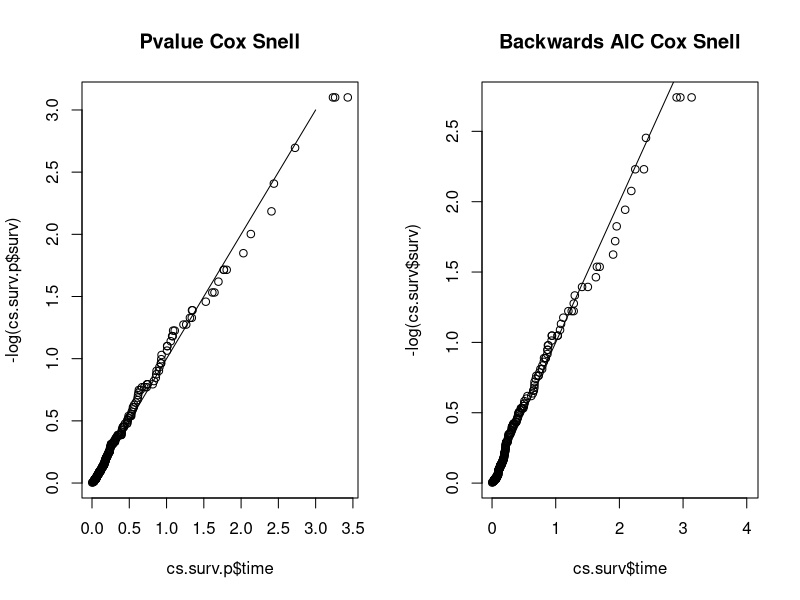
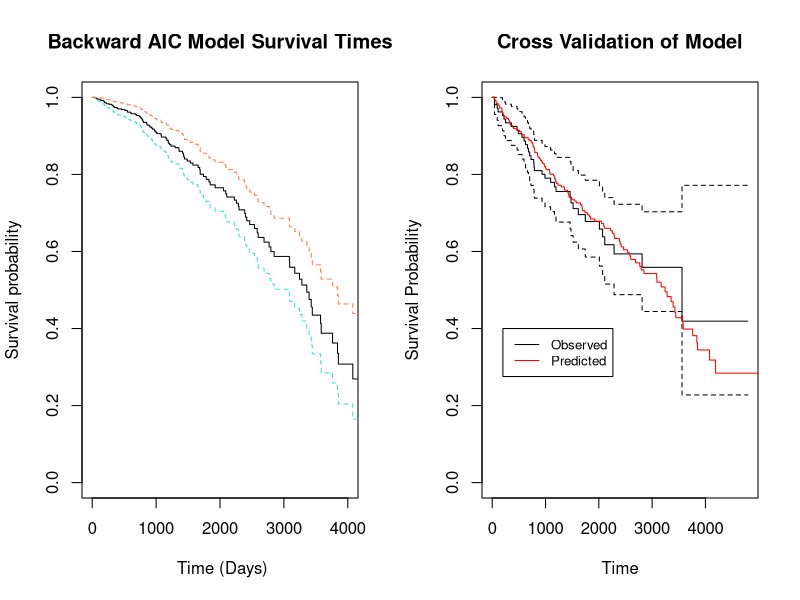

Reproduce these figures in R, in order.
## ---- chunk 1
knitr::opts_chunk$set(echo = TRUE)
library(survival)
library(KMsurv)
library(ggplot2)
library(knitr)
## ---- chunk 2
data(pbc)
workdata<-pbc[complete.cases(pbc),] #Picking complete cases
attach(workdata)
nstatus <- rep(0,nrow(workdata))
nstatus <- ifelse(workdata$status==2,1,nstatus)
## ---- chunk 3
(fit.AIC<-coxph(Surv(workdata$time, nstatus)~age+log(bili)+log(albumin)+factor(edema)+ast+
log(protime)+ascites+hepato+spiders+chol
+alk.phos+platelet+trt))
BAIC<-step(fit.AIC, direction = "backward")
summary(BAIC)
## ---- chunk 4
fit.AIC<-coxph(Surv(workdata$time, nstatus)~age+log(bili)+log(albumin)+factor(edema)+ast+log(protime)+ascites+hepato+spiders+chol+alk.phos+platelet+trt)
# BAIC<-step(fit.AIC, direction = "backward")
summary(BAIC)
## ---- chunk 5
#Function for the local test for possible confounders, adjusted for  risk groups;
#coxph.fit is the object from coxph() and df is the df of the confounders;

coxph.localtest<-function(coxph.fit, df){
  coef<-coxph.fit$coef
  var<-coxph.fit$var
  loglik<-coxph.fit$loglik[2]
  p<-length(coef)
  AIC<- -2*loglik+2*p    #Using the formula on p.277;
  var.mat<-solve(as.matrix(var[(p-df+1):p, (p-df+1):p]))
  coe.mat<-matrix(c(coef[(p-df+1):p]), df, 1)
  WaldChiSq<-t(coe.mat)%*%var.mat%*%coe.mat
  pvalue<-1-pchisq(WaldChiSq,df)
  results<-c(df, WaldChiSq, pvalue, AIC)
  list(results)
}


#P-value forward selection approach:
Table1<-matrix(0,13,4)
colnames(Table1)<-c("df","Wald's Test Stat", "p-Value", "AIC")
rownames(Table1)<-c("Age", "Log(Bili)","Log(Albm)","Edema","Ast","Log(Protime)","Asc","Hepto","Spiders","Chol","Alk","Plate","Treatment")

#Orignal Models:
Table1.Age <-coxph(Surv(workdata$time, nstatus)~age, workdata)
Table1.Bili <-coxph(Surv(workdata$time, nstatus)~log(bili), workdata)
Table1.Albm <-coxph(Surv(workdata$time, nstatus)~log(albumin), workdata)
Table1.Edema<-coxph(Surv(workdata$time, nstatus)~factor(edema), workdata)

#Our Covariates:
Table1.Ast<-coxph(Surv(workdata$time, nstatus)~ast, workdata)
Table1.Pro <-coxph(Surv(workdata$time, nstatus)~log(protime), workdata)
Table1.Asc<-coxph(Surv(workdata$time, nstatus)~ascites, workdata)
Table1.Hepto<-coxph(Surv(workdata$time, nstatus)~hepato, workdata)
Table1.Spiders<-coxph(Surv(workdata$time, nstatus)~spiders, workdata)
Table1.Chol<-coxph(Surv(workdata$time, nstatus)~chol, workdata)
Table1.Alk<-coxph(Surv(workdata$time, nstatus)~alk.phos, workdata)
Table1.Plate<-coxph(Surv(workdata$time, nstatus)~platelet, workdata)
Table1.Trt<-coxph(Surv(workdata$time, nstatus)~trt, workdata)


#Compiling 1st table:
Table1[1,]<-c(coxph.localtest(Table1.Age, df=1)[[1]])
Table1[2,]<-c(coxph.localtest(Table1.Bili, df=1)[[1]])
Table1[3,]<-c(coxph.localtest(Table1.Albm, df=1)[[1]])
Table1[4,]<-c(coxph.localtest(Table1.Edema, df=2)[[1]])

Table1[5,]<-c(coxph.localtest(Table1.Ast, df=1)[[1]])
Table1[6,]<-c(coxph.localtest(Table1.Pro, df=1)[[1]])

Table1[7,]<-c(coxph.localtest(Table1.Asc, df=1)[[1]])
Table1[8,]<-c(coxph.localtest(Table1.Hepto, df=1)[[1]])
Table1[9,]<-c(coxph.localtest(Table1.Spiders, df=1)[[1]])
Table1[10,]<-c(coxph.localtest(Table1.Chol, df=1)[[1]])
Table1[11,]<-c(coxph.localtest(Table1.Alk, df=1)[[1]])
Table1[12,]<-c(coxph.localtest(Table1.Plate, df=1)[[1]])
Table1[13,]<-c(coxph.localtest(Table1.Trt, df=1)[[1]])
## ---- chunk 6
#P-value forward selection approach:
Table2<-matrix(0,12,4)
colnames(Table2)<-c("df","Wald's Test Stat", "p-Value", "AIC")
rownames(Table2)<-c("Age","Log(Albm)","Edema","Ast","Log(Protime)","Asc","Hepto","Spiders","Chol","Alk","Plate","Treatment")

#Additive Covariates (for memory):
X=log(bili)

#Orignal Models:
Table2.Age <-coxph(Surv(workdata$time, nstatus)~age+log(bili), workdata)
Table2.Albm <-coxph(Surv(workdata$time, nstatus)~log(albumin)+log(bili), workdata)
Table2.Edema<-coxph(Surv(workdata$time, nstatus)~factor(edema)+log(bili), workdata)

#Our Covariates:
Table2.Ast<-coxph(Surv(workdata$time, nstatus)~ast+log(bili), workdata)
Table2.Pro <-coxph(Surv(workdata$time, nstatus)~log(protime)+log(bili), workdata)
Table2.Asc<-coxph(Surv(workdata$time, nstatus)~ascites+log(bili), workdata)
Table2.Hepto<-coxph(Surv(workdata$time, nstatus)~hepato+log(bili), workdata)
Table2.Spiders<-coxph(Surv(workdata$time, nstatus)~spiders+log(bili), workdata)
Table2.Chol<-coxph(Surv(workdata$time, nstatus)~chol+log(bili), workdata)
Table2.Alk<-coxph(Surv(workdata$time, nstatus)~alk.phos+log(bili), workdata)
Table2.Plate<-coxph(Surv(workdata$time, nstatus)~platelet+log(bili), workdata)
Table2.Trt<-coxph(Surv(workdata$time, nstatus)~trt+log(bili), workdata)

#Compiling 2nd table:
Table2[1,]<-c(coxph.localtest(Table2.Age, df=1)[[1]])
Table2[2,]<-c(coxph.localtest(Table2.Albm, df=1)[[1]])
Table2[3,]<-c(coxph.localtest(Table2.Edema, df=2)[[1]])

Table2[4,]<-c(coxph.localtest(Table2.Ast, df=1)[[1]])
Table2[5,]<-c(coxph.localtest(Table2.Pro, df=1)[[1]])

Table2[6,]<-c(coxph.localtest(Table2.Asc, df=1)[[1]])
Table2[7,]<-c(coxph.localtest(Table2.Hepto, df=1)[[1]])
Table2[8,]<-c(coxph.localtest(Table2.Spiders, df=1)[[1]])
Table2[9,]<-c(coxph.localtest(Table2.Chol, df=1)[[1]])
Table2[10,]<-c(coxph.localtest(Table2.Alk, df=1)[[1]])
Table2[11,]<-c(coxph.localtest(Table2.Plate, df=1)[[1]])
Table2[12,]<-c(coxph.localtest(Table2.Trt, df=1)[[1]])
## ---- chunk 7
#P-value forward selection approach:
Table3<-matrix(0,11,4)
colnames(Table3)<-c("df","Wald's Test Stat", "p-Value", "AIC")
rownames(Table3)<-c("Age","Edema","Ast","Log(Protime)","Asc","Hepto","Spiders","Chol","Alk","Plate","Treatment")

#Additive Covariates (for memory):
X=log(bili)+log(albumin)

#Orignal Models:
Table3.Age <-coxph(Surv(workdata$time, nstatus)~age+log(bili)+log(albumin), workdata)
Table3.Edema<-coxph(Surv(workdata$time, nstatus)~factor(edema)+log(bili)+log(albumin), workdata)

#Our Covariates:
Table3.Ast<-coxph(Surv(workdata$time, nstatus)~ast+log(bili)+log(albumin), workdata)
Table3.Pro <-coxph(Surv(workdata$time, nstatus)~log(protime)+log(bili)+log(albumin), workdata)
Table3.Asc<-coxph(Surv(workdata$time, nstatus)~ascites+log(bili)+log(albumin), workdata)
Table3.Hepto<-coxph(Surv(workdata$time, nstatus)~hepato+log(bili)+log(albumin), workdata)
Table3.Spiders<-coxph(Surv(workdata$time, nstatus)~spiders+log(bili)+log(albumin), workdata)
Table3.Chol<-coxph(Surv(workdata$time, nstatus)~chol+log(bili)+log(albumin), workdata)
Table3.Alk<-coxph(Surv(workdata$time, nstatus)~alk.phos+log(bili)+log(albumin), workdata)
Table3.Plate<-coxph(Surv(workdata$time, nstatus)~platelet+log(bili)+log(albumin), workdata)
Table3.Trt<-coxph(Surv(workdata$time, nstatus)~trt+log(bili)+log(albumin), workdata)

#Compiling 3rd table:
Table3[1,]<-c(coxph.localtest(Table3.Age, df=1)[[1]])
Table3[2,]<-c(coxph.localtest(Table3.Edema, df=2)[[1]])

Table3[3,]<-c(coxph.localtest(Table3.Ast, df=1)[[1]])
Table3[4,]<-c(coxph.localtest(Table3.Pro, df=1)[[1]])

Table3[5,]<-c(coxph.localtest(Table3.Asc, df=1)[[1]])
Table3[6,]<-c(coxph.localtest(Table3.Hepto, df=1)[[1]])
Table3[7,]<-c(coxph.localtest(Table3.Spiders, df=1)[[1]])
Table3[8,]<-c(coxph.localtest(Table3.Chol, df=1)[[1]])
Table3[9,]<-c(coxph.localtest(Table3.Alk, df=1)[[1]])
Table3[10,]<-c(coxph.localtest(Table3.Plate, df=1)[[1]])
Table3[11,]<-c(coxph.localtest(Table3.Trt, df=1)[[1]])

## ---- chunk 8
#P-value forward selection approach:
Table4<-matrix(0,10,4)
colnames(Table4)<-c("df","Wald's Test Stat", "p-Value", "AIC")
rownames(Table4)<-c("Age","Ast","Log(Protime)","Asc","Hepto","Spiders","Chol","Alk","Plate","Treatment")

#Additive Covariates (for memory):
X=log(bili)+log(albumin)+factor(edema)

#Orignal Models:
Table4.Age <-coxph(Surv(workdata$time, nstatus)~age+log(bili)+log(albumin)+factor(edema), workdata)

#Our Covariates:
Table4.Ast<-coxph(Surv(workdata$time, nstatus)~ast+log(bili)+log(albumin)+factor(edema), workdata)
Table4.Pro <-coxph(Surv(workdata$time, nstatus)~log(protime)+log(bili)+log(albumin)+factor(edema), workdata)
Table4.Asc<-coxph(Surv(workdata$time, nstatus)~ascites+log(bili)+log(albumin)+factor(edema), workdata)
Table4.Hepto<-coxph(Surv(workdata$time, nstatus)~hepato+log(bili)+log(albumin)+factor(edema), workdata)
Table4.Spiders<-coxph(Surv(workdata$time, nstatus)~spiders+log(bili)+log(albumin)+factor(edema), workdata)
Table4.Chol<-coxph(Surv(workdata$time, nstatus)~chol+log(bili)+log(albumin)+factor(edema), workdata)
Table4.Alk<-coxph(Surv(workdata$time, nstatus)~alk.phos+log(bili)+log(albumin)+factor(edema), workdata)
Table4.Plate<-coxph(Surv(workdata$time, nstatus)~platelet+log(bili)+log(albumin)+factor(edema), workdata)
Table4.Trt<-coxph(Surv(workdata$time, nstatus)~trt+log(bili)+log(albumin)+factor(edema), workdata)

#Compiling 4th table:
Table4[1,]<-c(coxph.localtest(Table4.Age, df=1)[[1]])

Table4[2,]<-c(coxph.localtest(Table4.Ast, df=1)[[1]])
Table4[3,]<-c(coxph.localtest(Table4.Pro, df=1)[[1]])

Table4[4,]<-c(coxph.localtest(Table4.Asc, df=1)[[1]])
Table4[5,]<-c(coxph.localtest(Table4.Hepto, df=1)[[1]])
Table4[6,]<-c(coxph.localtest(Table4.Spiders, df=1)[[1]])
Table4[7,]<-c(coxph.localtest(Table4.Chol, df=1)[[1]])
Table4[8,]<-c(coxph.localtest(Table4.Alk, df=1)[[1]])
Table4[9,]<-c(coxph.localtest(Table4.Plate, df=1)[[1]])
Table4[10,]<-c(coxph.localtest(Table4.Trt, df=1)[[1]])

## ---- chunk 9
#P-value forward selection approach:
Table5<-matrix(0,9,4)
colnames(Table5)<-c("df","Wald's Test Stat", "p-Value", "AIC")
rownames(Table5)<-c("Ast","Log(Protime)","Asc","Hepto","Spiders","Chol","Alk","Plate","Treatment")

#Additive Covariates (for memory):
# log(bili)+log(albumin)+factor(edema)+age

#Orignal Models:
Table5.Age <-coxph(Surv(workdata$time, nstatus)~age+log(bili)+log(albumin)+factor(edema)
, workdata)

#Our New Covariates:
Table5.Ast<-coxph(Surv(workdata$time, nstatus)~ast+log(bili)+log(albumin)+factor(edema)+age
, workdata)
Table5.Pro <-coxph(Surv(workdata$time, nstatus)~log(protime)+log(bili)+log(albumin)+factor(edema)+age
, workdata)

#Ones to be disposed of:
Table5.Asc<-coxph(Surv(workdata$time, nstatus)~ascites+log(bili)+log(albumin)+factor(edema)+age
, workdata)
Table5.Hepto<-coxph(Surv(workdata$time, nstatus)~hepato+log(bili)+log(albumin)+factor(edema)+age
, workdata)
Table5.Spiders<-coxph(Surv(workdata$time, nstatus)~spiders+log(bili)+log(albumin)+factor(edema)+age
, workdata)
Table5.Chol<-coxph(Surv(workdata$time, nstatus)~chol+log(bili)+log(albumin)+factor(edema)+age
, workdata)
Table5.Alk<-coxph(Surv(workdata$time, nstatus)~alk.phos+log(bili)+log(albumin)+factor(edema)+age
, workdata)
Table5.Plate<-coxph(Surv(workdata$time, nstatus)~platelet+log(bili)+log(albumin)+factor(edema)+age
, workdata)
Table5.Trt<-coxph(Surv(workdata$time, nstatus)~trt+log(bili)+log(albumin)+factor(edema)+age
, workdata)

#Compiling 5th table:
Table5[1,]<-c(coxph.localtest(Table5.Ast, df=1)[[1]])
Table5[2,]<-c(coxph.localtest(Table5.Pro, df=1)[[1]])

Table5[3,]<-c(coxph.localtest(Table5.Asc, df=1)[[1]])
Table5[4,]<-c(coxph.localtest(Table5.Hepto, df=1)[[1]])
Table5[5,]<-c(coxph.localtest(Table5.Spiders, df=1)[[1]])
Table5[6,]<-c(coxph.localtest(Table5.Chol, df=1)[[1]])
Table5[7,]<-c(coxph.localtest(Table5.Alk, df=1)[[1]])
Table5[8,]<-c(coxph.localtest(Table5.Plate, df=1)[[1]])
Table5[9,]<-c(coxph.localtest(Table5.Trt, df=1)[[1]])

## ---- chunk 10
#P-value forward selection approach:
Table6<-matrix(0,8,4)
colnames(Table6)<-c("df","Wald's Test Stat", "p-Value", "AIC")
rownames(Table6)<-c("Asc","Log(Protime)","Hepto","Spiders","Chol","Alk","Plate","Treatment")

#Additive Covariates (for memory):
# log(bili)+log(albumin)+factor(edema)+age+ast

#Our Covariates:
Table6.Asc<-coxph(Surv(workdata$time, nstatus)~ascites+log(bili)+log(albumin)+factor(edema)+age+ast
, workdata)
Table6.Pro <-coxph(Surv(workdata$time, nstatus)~log(protime)+log(bili)+log(albumin)+factor(edema)+age+ast
, workdata)
Table6.Hepto<-coxph(Surv(workdata$time, nstatus)~hepato+log(bili)+log(albumin)+factor(edema)+age+ast
, workdata)
Table6.Spiders<-coxph(Surv(workdata$time, nstatus)~spiders+log(bili)+log(albumin)+factor(edema)+age+ast
, workdata)
Table6.Chol<-coxph(Surv(workdata$time, nstatus)~chol+log(bili)+log(albumin)+factor(edema)+age+ast
, workdata)
Table6.Alk<-coxph(Surv(workdata$time, nstatus)~alk.phos+log(bili)+log(albumin)+factor(edema)+age+ast
, workdata)
Table6.Plate<-coxph(Surv(workdata$time, nstatus)~platelet+log(bili)+log(albumin)+factor(edema)+age+ast
, workdata)
Table6.Trt<-coxph(Surv(workdata$time, nstatus)~trt+log(bili)+log(albumin)+factor(edema)+age+ast
, workdata)

#Compiling 5th table:
Table6[1,]<-c(coxph.localtest(Table6.Asc, df=1)[[1]])
Table6[2,]<-c(coxph.localtest(Table6.Pro, df=1)[[1]])
Table6[3,]<-c(coxph.localtest(Table6.Hepto, df=1)[[1]])
Table6[4,]<-c(coxph.localtest(Table6.Spiders, df=1)[[1]])
Table6[5,]<-c(coxph.localtest(Table6.Chol, df=1)[[1]])
Table6[6,]<-c(coxph.localtest(Table6.Alk, df=1)[[1]])
Table6[7,]<-c(coxph.localtest(Table6.Plate, df=1)[[1]])
Table6[8,]<-c(coxph.localtest(Table6.Trt, df=1)[[1]])

## ---- chunk 11
cat("Table 1: Local test for possible confounders", "\n")
kable(Table1)
## ---- chunk 12
cat("Table 2: Local test for possible confounders, adjusted for Log(bili) ", "\n")
kable(Table2)
## ---- chunk 13
cat("Table 3: Local test for possible confounders, adjusted for Log(bili) and Log(Albumin) ", "\n")
kable(Table3)
## ---- chunk 14
cat("Table 4: Local test for possible confounders, adjusted for Log(bili), Log(Albumin), and Edema ", "\n")
kable(Table4)
## ---- chunk 15
cat("Table 5: Local test for possible confounders, adjusted for age, Log(bili), Log(Albumin), and Edema ", "\n")
kable(Table5)
## ---- chunk 16
cat("Table 6: Local test for possible confounders, adjusted for aspartate aminotransferase, age, \n Log(bili), Log(Albumin), and Edema ", "\n")
kable(Table6)
## ---- chunk 17
#Function for the local test for possible confounders, adjusted for  risk groups;
#coxph.fit is the object from coxph() and df is the df of the confounders;

coxph.localtest<-function(coxph.fit, df){
  coef<-coxph.fit$coef
  var<-coxph.fit$var
  loglik<-coxph.fit$loglik[2]
  p<-length(coef)
  AIC<- -2*loglik+2*p    #Using the formula on p.277;
  var.mat<-solve(as.matrix(var[(p-df+1):p, (p-df+1):p]))
  coe.mat<-matrix(c(coef[(p-df+1):p]), df, 1)
  WaldChiSq<-t(coe.mat)%*%var.mat%*%coe.mat
  pvalue<-1-pchisq(WaldChiSq,df)
  results<-c(df, WaldChiSq, pvalue, AIC)
  list(results)
}


#P-value forward selection approach:
Table1<-matrix(0,13,4)
colnames(Table1)<-c("df","Wald's Test Stat", "p-Value", "AIC")
rownames(Table1)<-c("Age", "Log(Bili)","Log(Albm)","Edema","Ast","Log(Protime)","Asc","Hepto","Spiders","Chol","Alk","Plate","Treatment")

#Orignal Models:
Table1.Age <-coxph(Surv(workdata$time, nstatus)~age, workdata)
Table1.Bili <-coxph(Surv(workdata$time, nstatus)~log(bili), workdata)
Table1.Albm <-coxph(Surv(workdata$time, nstatus)~log(albumin), workdata)
Table1.Edema<-coxph(Surv(workdata$time, nstatus)~factor(edema), workdata)

#Our Covariates:
Table1.Ast<-coxph(Surv(workdata$time, nstatus)~ast, workdata)
Table1.Pro <-coxph(Surv(workdata$time, nstatus)~log(protime), workdata)
Table1.Asc<-coxph(Surv(workdata$time, nstatus)~ascites, workdata)
Table1.Hepto<-coxph(Surv(workdata$time, nstatus)~hepato, workdata)
Table1.Spiders<-coxph(Surv(workdata$time, nstatus)~spiders, workdata)
Table1.Chol<-coxph(Surv(workdata$time, nstatus)~chol, workdata)
Table1.Alk<-coxph(Surv(workdata$time, nstatus)~alk.phos, workdata)
Table1.Plate<-coxph(Surv(workdata$time, nstatus)~platelet, workdata)
Table1.Trt<-coxph(Surv(workdata$time, nstatus)~trt, workdata)


#Compiling 1st table:
Table1[1,]<-c(coxph.localtest(Table1.Age, df=1)[[1]])
Table1[2,]<-c(coxph.localtest(Table1.Bili, df=1)[[1]])
Table1[3,]<-c(coxph.localtest(Table1.Albm, df=1)[[1]])
Table1[4,]<-c(coxph.localtest(Table1.Edema, df=2)[[1]])

Table1[5,]<-c(coxph.localtest(Table1.Ast, df=1)[[1]])
Table1[6,]<-c(coxph.localtest(Table1.Pro, df=1)[[1]])

Table1[7,]<-c(coxph.localtest(Table1.Asc, df=1)[[1]])
Table1[8,]<-c(coxph.localtest(Table1.Hepto, df=1)[[1]])
Table1[9,]<-c(coxph.localtest(Table1.Spiders, df=1)[[1]])
Table1[10,]<-c(coxph.localtest(Table1.Chol, df=1)[[1]])
Table1[11,]<-c(coxph.localtest(Table1.Alk, df=1)[[1]])
Table1[12,]<-c(coxph.localtest(Table1.Plate, df=1)[[1]])
Table1[13,]<-c(coxph.localtest(Table1.Trt, df=1)[[1]])
## ---- chunk 18
#P-value forward selection approach:
Table2<-matrix(0,12,4)
colnames(Table2)<-c("df","Wald's Test Stat", "p-Value", "AIC")
rownames(Table2)<-c("Age","Log(Albm)","Edema","Ast","Log(Protime)","Asc","Hepto","Spiders","Chol","Alk","Plate","Treatment")

#Additive Covariates (for memory):
X=log(bili)

#Orignal Models:
Table2.Age <-coxph(Surv(workdata$time, nstatus)~age+log(bili), workdata)
Table2.Albm <-coxph(Surv(workdata$time, nstatus)~log(albumin)+log(bili), workdata)
Table2.Edema<-coxph(Surv(workdata$time, nstatus)~factor(edema)+log(bili), workdata)

#Our Covariates:
Table2.Ast<-coxph(Surv(workdata$time, nstatus)~ast+log(bili), workdata)
Table2.Pro <-coxph(Surv(workdata$time, nstatus)~log(protime)+log(bili), workdata)
Table2.Asc<-coxph(Surv(workdata$time, nstatus)~ascites+log(bili), workdata)
Table2.Hepto<-coxph(Surv(workdata$time, nstatus)~hepato+log(bili), workdata)
Table2.Spiders<-coxph(Surv(workdata$time, nstatus)~spiders+log(bili), workdata)
Table2.Chol<-coxph(Surv(workdata$time, nstatus)~chol+log(bili), workdata)
Table2.Alk<-coxph(Surv(workdata$time, nstatus)~alk.phos+log(bili), workdata)
Table2.Plate<-coxph(Surv(workdata$time, nstatus)~platelet+log(bili), workdata)
Table2.Trt<-coxph(Surv(workdata$time, nstatus)~trt+log(bili), workdata)

#Compiling 2nd table:
Table2[1,]<-c(coxph.localtest(Table2.Age, df=1)[[1]])
Table2[2,]<-c(coxph.localtest(Table2.Albm, df=1)[[1]])
Table2[3,]<-c(coxph.localtest(Table2.Edema, df=2)[[1]])

Table2[4,]<-c(coxph.localtest(Table2.Ast, df=1)[[1]])
Table2[5,]<-c(coxph.localtest(Table2.Pro, df=1)[[1]])

Table2[6,]<-c(coxph.localtest(Table2.Asc, df=1)[[1]])
Table2[7,]<-c(coxph.localtest(Table2.Hepto, df=1)[[1]])
Table2[8,]<-c(coxph.localtest(Table2.Spiders, df=1)[[1]])
Table2[9,]<-c(coxph.localtest(Table2.Chol, df=1)[[1]])
Table2[10,]<-c(coxph.localtest(Table2.Alk, df=1)[[1]])
Table2[11,]<-c(coxph.localtest(Table2.Plate, df=1)[[1]])
Table2[12,]<-c(coxph.localtest(Table2.Trt, df=1)[[1]])
## ---- chunk 19
#P-value forward selection approach:
Table3<-matrix(0,11,4)
colnames(Table3)<-c("df","Wald's Test Stat", "p-Value", "AIC")
rownames(Table3)<-c("Age","Edema","Ast","Log(Protime)","Asc","Hepto","Spiders","Chol","Alk","Plate","Treatment")

#Additive Covariates (for memory):
X=log(bili)+log(albumin)

#Orignal Models:
Table3.Age <-coxph(Surv(workdata$time, nstatus)~age+log(bili)+log(albumin), workdata)
Table3.Edema<-coxph(Surv(workdata$time, nstatus)~factor(edema)+log(bili)+log(albumin), workdata)

#Our Covariates:
Table3.Ast<-coxph(Surv(workdata$time, nstatus)~ast+log(bili)+log(albumin), workdata)
Table3.Pro <-coxph(Surv(workdata$time, nstatus)~log(protime)+log(bili)+log(albumin), workdata)
Table3.Asc<-coxph(Surv(workdata$time, nstatus)~ascites+log(bili)+log(albumin), workdata)
Table3.Hepto<-coxph(Surv(workdata$time, nstatus)~hepato+log(bili)+log(albumin), workdata)
Table3.Spiders<-coxph(Surv(workdata$time, nstatus)~spiders+log(bili)+log(albumin), workdata)
Table3.Chol<-coxph(Surv(workdata$time, nstatus)~chol+log(bili)+log(albumin), workdata)
Table3.Alk<-coxph(Surv(workdata$time, nstatus)~alk.phos+log(bili)+log(albumin), workdata)
Table3.Plate<-coxph(Surv(workdata$time, nstatus)~platelet+log(bili)+log(albumin), workdata)
Table3.Trt<-coxph(Surv(workdata$time, nstatus)~trt+log(bili)+log(albumin), workdata)

#Compiling 3rd table:
Table3[1,]<-c(coxph.localtest(Table3.Age, df=1)[[1]])
Table3[2,]<-c(coxph.localtest(Table3.Edema, df=2)[[1]])

Table3[3,]<-c(coxph.localtest(Table3.Ast, df=1)[[1]])
Table3[4,]<-c(coxph.localtest(Table3.Pro, df=1)[[1]])

Table3[5,]<-c(coxph.localtest(Table3.Asc, df=1)[[1]])
Table3[6,]<-c(coxph.localtest(Table3.Hepto, df=1)[[1]])
Table3[7,]<-c(coxph.localtest(Table3.Spiders, df=1)[[1]])
Table3[8,]<-c(coxph.localtest(Table3.Chol, df=1)[[1]])
Table3[9,]<-c(coxph.localtest(Table3.Alk, df=1)[[1]])
Table3[10,]<-c(coxph.localtest(Table3.Plate, df=1)[[1]])
Table3[11,]<-c(coxph.localtest(Table3.Trt, df=1)[[1]])

## ---- chunk 20
#P-value forward selection approach:
Table4<-matrix(0,10,4)
colnames(Table4)<-c("df","Wald's Test Stat", "p-Value", "AIC")
rownames(Table4)<-c("Age","Ast","Log(Protime)","Asc","Hepto","Spiders","Chol","Alk","Plate","Treatment")

#Additive Covariates (for memory):
X=log(bili)+log(albumin)+factor(edema)

#Orignal Models:
Table4.Age <-coxph(Surv(workdata$time, nstatus)~age+log(bili)+log(albumin)+factor(edema), workdata)

#Our Covariates:
Table4.Ast<-coxph(Surv(workdata$time, nstatus)~ast+log(bili)+log(albumin)+factor(edema), workdata)
Table4.Pro <-coxph(Surv(workdata$time, nstatus)~log(protime)+log(bili)+log(albumin)+factor(edema), workdata)
Table4.Asc<-coxph(Surv(workdata$time, nstatus)~ascites+log(bili)+log(albumin)+factor(edema), workdata)
Table4.Hepto<-coxph(Surv(workdata$time, nstatus)~hepato+log(bili)+log(albumin)+factor(edema), workdata)
Table4.Spiders<-coxph(Surv(workdata$time, nstatus)~spiders+log(bili)+log(albumin)+factor(edema), workdata)
Table4.Chol<-coxph(Surv(workdata$time, nstatus)~chol+log(bili)+log(albumin)+factor(edema), workdata)
Table4.Alk<-coxph(Surv(workdata$time, nstatus)~alk.phos+log(bili)+log(albumin)+factor(edema), workdata)
Table4.Plate<-coxph(Surv(workdata$time, nstatus)~platelet+log(bili)+log(albumin)+factor(edema), workdata)
Table4.Trt<-coxph(Surv(workdata$time, nstatus)~trt+log(bili)+log(albumin)+factor(edema), workdata)

#Compiling 4th table:
Table4[1,]<-c(coxph.localtest(Table4.Age, df=1)[[1]])
Table4[2,]<-c(coxph.localtest(Table4.Ast, df=1)[[1]])
Table4[3,]<-c(coxph.localtest(Table4.Pro, df=1)[[1]])
Table4[4,]<-c(coxph.localtest(Table4.Asc, df=1)[[1]])
Table4[5,]<-c(coxph.localtest(Table4.Hepto, df=1)[[1]])
Table4[6,]<-c(coxph.localtest(Table4.Spiders, df=1)[[1]])
Table4[7,]<-c(coxph.localtest(Table4.Chol, df=1)[[1]])
Table4[8,]<-c(coxph.localtest(Table4.Alk, df=1)[[1]])
Table4[9,]<-c(coxph.localtest(Table4.Plate, df=1)[[1]])
Table4[10,]<-c(coxph.localtest(Table4.Trt, df=1)[[1]])

## ---- chunk 21
#P-value forward selection approach:
Table5<-matrix(0,9,4)
colnames(Table5)<-c("df","Wald's Test Stat", "p-Value", "AIC")
rownames(Table5)<-c("Ast","Log(Protime)","Asc","Hepto","Spiders","Chol","Alk","Plate","Treatment")

#Additive Covariates (for memory):
# log(bili)+log(albumin)+factor(edema)+age

#Orignal Models:
Table5.Age <-coxph(Surv(workdata$time, nstatus)~age+log(bili)+log(albumin)+factor(edema)+age
, workdata)
Table5.Ast<-coxph(Surv(workdata$time, nstatus)~ast+log(bili)+log(albumin)+factor(edema)+age
, workdata)
Table5.Pro <-coxph(Surv(workdata$time, nstatus)~log(protime)+log(bili)+log(albumin)+factor(edema)+age
, workdata)
Table5.Asc<-coxph(Surv(workdata$time, nstatus)~ascites+log(bili)+log(albumin)+factor(edema)+age
, workdata)
Table5.Hepto<-coxph(Surv(workdata$time, nstatus)~hepato+log(bili)+log(albumin)+factor(edema)+age
, workdata)
Table5.Spiders<-coxph(Surv(workdata$time, nstatus)~spiders+log(bili)+log(albumin)+factor(edema)+age
, workdata)
Table5.Chol<-coxph(Surv(workdata$time, nstatus)~chol+log(bili)+log(albumin)+factor(edema)+age
, workdata)
Table5.Alk<-coxph(Surv(workdata$time, nstatus)~alk.phos+log(bili)+log(albumin)+factor(edema)+age
, workdata)
Table5.Plate<-coxph(Surv(workdata$time, nstatus)~platelet+log(bili)+log(albumin)+factor(edema)+age
, workdata)
Table5.Trt<-coxph(Surv(workdata$time, nstatus)~trt+log(bili)+log(albumin)+factor(edema)+age
, workdata)

#Compiling 5th table:
Table5[1,]<-c(coxph.localtest(Table5.Ast, df=1)[[1]])
Table5[2,]<-c(coxph.localtest(Table5.Pro, df=1)[[1]])

Table5[3,]<-c(coxph.localtest(Table5.Asc, df=1)[[1]])
Table5[4,]<-c(coxph.localtest(Table5.Hepto, df=1)[[1]])
Table5[5,]<-c(coxph.localtest(Table5.Spiders, df=1)[[1]])
Table5[6,]<-c(coxph.localtest(Table5.Chol, df=1)[[1]])
Table5[7,]<-c(coxph.localtest(Table5.Alk, df=1)[[1]])
Table5[8,]<-c(coxph.localtest(Table5.Plate, df=1)[[1]])
Table5[9,]<-c(coxph.localtest(Table5.Trt, df=1)[[1]])

## ---- chunk 22
#P-value forward selection approach:
Table6<-matrix(0,8,4)
colnames(Table6)<-c("df","Wald's Test Stat", "p-Value", "AIC")
rownames(Table6)<-c("Asc","Log(Protime)","Hepto","Spiders","Chol","Alk","Plate","Treatment")

#Additive Covariates (for memory):
# log(bili)+log(albumin)+factor(edema)+age+ast

#Our Covariates:
Table6.Asc<-coxph(Surv(workdata$time, nstatus)~ascites+log(bili)+log(albumin)+factor(edema)+age+ast
, workdata)
Table6.Pro <-coxph(Surv(workdata$time, nstatus)~log(protime)+log(bili)+log(albumin)+factor(edema)+age+ast
, workdata)
Table6.Hepto<-coxph(Surv(workdata$time, nstatus)~hepato+log(bili)+log(albumin)+factor(edema)+age+ast
, workdata)
Table6.Spiders<-coxph(Surv(workdata$time, nstatus)~spiders+log(bili)+log(albumin)+factor(edema)+age+ast
, workdata)
Table6.Chol<-coxph(Surv(workdata$time, nstatus)~chol+log(bili)+log(albumin)+factor(edema)+age+ast
, workdata)
Table6.Alk<-coxph(Surv(workdata$time, nstatus)~alk.phos+log(bili)+log(albumin)+factor(edema)+age+ast
, workdata)
Table6.Plate<-coxph(Surv(workdata$time, nstatus)~platelet+log(bili)+log(albumin)+factor(edema)+age+ast
, workdata)
Table6.Trt<-coxph(Surv(workdata$time, nstatus)~trt+log(bili)+log(albumin)+factor(edema)+age+ast
, workdata)

#Compiling 6th table:
Table6[1,]<-c(coxph.localtest(Table6.Asc, df=1)[[1]])
Table6[2,]<-c(coxph.localtest(Table6.Pro, df=1)[[1]])
Table6[3,]<-c(coxph.localtest(Table6.Hepto, df=1)[[1]])
Table6[4,]<-c(coxph.localtest(Table6.Spiders, df=1)[[1]])
Table6[5,]<-c(coxph.localtest(Table6.Chol, df=1)[[1]])
Table6[6,]<-c(coxph.localtest(Table6.Alk, df=1)[[1]])
Table6[7,]<-c(coxph.localtest(Table6.Plate, df=1)[[1]])
Table6[8,]<-c(coxph.localtest(Table6.Trt, df=1)[[1]])
## ---- chunk 23
PVALMODEL <- coxph(formula = Surv(workdata$time, nstatus) ~ age + factor(edema) + 
                    log(bili) + log(albumin) + ast, data = workdata)
cox.snell.residuals = nstatus - residuals(PVALMODEL, type= "martingale")
cs.surv.p = survfit(Surv(cox.snell.residuals,nstatus)~1,data=workdata,type="kaplan-meier")


AICMODEL <- coxph(formula = Surv(workdata$time, nstatus) ~ age + edema + 
        log(bili) + log(albumin) + log(protime), data = workdata)
cox.snell.residuals = nstatus - residuals(AICMODEL, type= "martingale")
cs.surv = survfit(Surv(cox.snell.residuals,nstatus)~1,data=workdata,type="kaplan-meier")

  par(mfrow=c(1,2))
plot(cs.surv.p$time, -log(cs.surv.p$surv), main = "Pvalue Cox Snell")
lines(c(0,3),c(0,3))
plot(cs.surv$time, -log(cs.surv$surv), main = "Backwards AIC Cox Snell")
lines(c(0,3),c(0,3))
## ---- chunk 24
plot(0,0, xlim=c(0,4000), ylim=c(0,1), xlab=" Time (Days)",
     ylab="Survival probability", pch=" ", main = "Backward AIC Model Survival Times")
lines(survfit(AICMODEL), lty=1, col = c("black", "turquoise", "coral"))
## ---- chunk 25
#This  R code will cross validate our model with the survival 
#curve for the 106 individuals whom did not enter the original drug trial
#Developed by Thomas Wunsch

d2l<-pbc
workdata<-pbc[complete.cases(pbc),]

nstatus <- rep(0,nrow(workdata))
workdata$status <- ifelse(workdata$status==2,1,nstatus)

m1 <- coxph(Surv(time,status)~bili+protime+albumin+factor(edema)+age, data = workdata)

Km_model<-survfit(Surv(workdata$time,workdata$status)~1)

### Function gives survival probability 
surv_prob<-function(time){
  i = 1
  value = FALSE
  while (value == FALSE){
    if (time < Km_model$time[1]){
      prob = 1
      value = TRUE
    }else if(Km_model$time[length(Km_model$time)]<= time) {
      prob = Km_model$surv[length(Km_model$surv)]
      value=TRUE
    }else if((Km_model$time[i]<= time)&&(time < Km_model$time[i+1])){
      prob = Km_model$surv[i]
      value= TRUE
    }else{
      i = i+1
    }
  }
  prob
}

Cross_val_pbc<- subset(pbc,id>312)
nstatus <- rep(0,nrow(Cross_val_pbc))
Cross_val_pbc$status <- ifelse(Cross_val_pbc$status==2,1,nstatus)
fit<-coxph(Surv(Cross_val_pbc$time, Cross_val_pbc$status)~1)
Km_cross<-survfit(Surv(Cross_val_pbc$time,Cross_val_pbc$status)~1)
cross_prob<-function(time){
  i = 1
  value = FALSE
  while (value == FALSE){
    if (time < Km_cross$time[1]){
      prob = 1
      value = TRUE
    }else if(Km_cross$time[length(Km_cross$time)]<= time) {
      prob = Km_cross$surv[length(Km_cross$surv)]
      value=TRUE
    }else if((Km_cross$time[i]<= time)&&(time < Km_cross$time[i+1])){
      prob = Km_cross$surv[i]
      value= TRUE
    }else{
      i = i+1
    }
  }
  prob
}



Risk_score<- function(age,bili,albumin,protime,edema){
  R <- 0.0336*age +0.868*log(bili)-2.805*log(albumin)+2.59*log(protime)
  if (edema == 0.5){
    R<- R+0.152}
  else if (edema == 1){
    R<- R+0.939}
  R
}


Risk <- c()
for (i in 1:length(Cross_val_pbc$status)){
  a= Risk_score(Cross_val_pbc$age[i],Cross_val_pbc$bili[i],Cross_val_pbc$albumin[i],Cross_val_pbc$protime[i],Cross_val_pbc$edema[i])
  Risk <-c(Risk,a)  }
names(Risk)<- c("Risk")
total_data<-cbind(Cross_val_pbc,Risk)
total_data<-total_data[complete.cases(total_data$Risk),]

mean(total_data$Risk)#average risk score for the cross validation data
  
 
predicted_surv <- function(R,time){
  pred<- surv_prob(time)^(exp(R-4.9))
  pred
}
prediction <- c()
for (i in 1:length(Cross_val_pbc$time)){
  R = Risk_score(Cross_val_pbc$age[i],Cross_val_pbc$bili[i],Cross_val_pbc$albumin[i],Cross_val_pbc$protime[i],Cross_val_pbc$edema[i])
  pred = predicted_surv(R,Cross_val_pbc$time[i])
  prediction <- c(prediction,pred)
}

t0=0
time = seq(0,5000)
sse = 0
p<- c()
a<- c()
for (i in time){
  p <- c(p,predicted_surv(4.97,i)) 
  a =  c(a,cross_prob(i))
  se = (predicted_surv(4.97,i)- cross_prob(i))^2
  sse = se+sse}
  
msse = sse/5000
msse#value of the average mean square error for our predicted vs actual model

plot(survfit(Surv(Cross_val_pbc$time,Cross_val_pbc$status)~1), xlab ="Time",ylab="Survival Probability",main= "Cross Validation of Model")

lines(time[0:5000],p[0:5000], col = "red")
legend(200,0.4,legend = c("Observed","Predicted"),col= c("black","red"),lty = 1,cex=0.8)

q<-c()
for (i in Cross_val_pbc$time){
    val <- p[i]
    q<-c(q,val)}


survdiff(Surv(Cross_val_pbc$time,Cross_val_pbc$status)~offset(q))
## ---- chunk 26
#Forward P-value Model
sink("PVAl.txt")
print(summary(PVALMODEL))
sink() 

#Backward AIC Model
sink("BAIC.txt")
print(summary(AICMODEL))
sink() 
